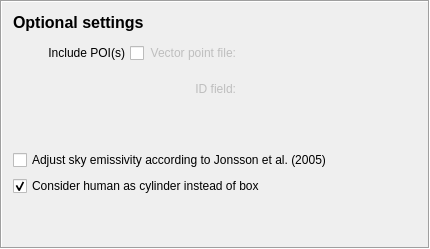
    <widget class="QFrame" name="frame_5">
     <property name="frameShape">
      <enum>QFrame::Box</enum>
     </property>
     <property name="frameShadow">
      <enum>QFrame::Sunken</enum>
     </property>
     <layout class="QGridLayout" name="gridLayout_16">
      <item row="8" column="0" colspan="3">
       <widget class="QCheckBox" name="CheckBoxElvis">
        <property name="toolTip">
         <string>Tick this box to include adjustment (0.04) of sky emissivity which was present in the earlier versions of the SOLWEIG model (not recommended).</string>
        </property>
        <property name="text">
         <string>Adjust sky emissivity according to Jonsson et al. (2005)</string>
        </property>
        <property name="checked">
         <bool>false</bool>
        </property>
       </widget>
      </item>
      <item row="10" column="0">
       <spacer name="verticalSpacer_3">
        <property name="orientation">
         <enum>Qt::Vertical</enum>
        </property>
        <property name="sizeHint" stdset="0">
         <size>
          <width>20</width>
          <height>40</height>
         </size>
        </property>
       </spacer>
      </item>
      <item row="9" column="0" colspan="3">
       <widget class="QCheckBox" name="CheckBoxBox">
        <property name="toolTip">
         <string>Consider human as cylinder instead of box ||Tick this box to consider man as a cylinder instead of a box according to Holmer at al. (2015).</string>
        </property>
        <property name="text">
         <string>Consider human as cylinder instead of box</string>
        </property>
        <property name="checked">
         <bool>true</bool>
        </property>
       </widget>
      </item>
      <item row="0" column="0">
       <widget class="QLabel" name="label_29">
        <property name="text">
         <string>&lt;!DOCTYPE HTML PUBLIC &quot;-//W3C//DTD HTML 4.0//EN&quot; &quot;http://www.w3.org/TR/REC-html40/strict.dtd&quot;&gt;
&lt;html&gt;&lt;head&gt;&lt;meta name=&quot;qrichtext&quot; content=&quot;1&quot; /&gt;&lt;style type=&quot;text/css&quot;&gt;
p, li { white-space: pre-wrap; }
&lt;/style&gt;&lt;/head&gt;&lt;body style=&quot; font-family:'MS Shell Dlg 2'; font-size:8pt; font-weight:400; font-style:normal;&quot;&gt;
&lt;p style=&quot; margin-top:0px; margin-bottom:0px; margin-left:0px; margin-right:0px; -qt-block-indent:0; text-indent:0px;&quot;&gt;&lt;span style=&quot; font-size:12pt; font-weight:600;&quot;&gt;Optional settings&lt;/span&gt;&lt;/p&gt;&lt;/body&gt;&lt;/html&gt;</string>
        </property>
       </widget>
      </item>
      <item row="3" column="2">
       <widget class="QWidget" name="widgetPointLayer" native="true">
        <property name="enabled">
         <bool>false</bool>
        </property>
        <property name="minimumSize">
         <size>
          <width>175</width>
          <height>30</height>
         </size>
        </property>
        <property name="layoutDirection">
         <enum>Qt::LeftToRight</enum>
        </property>
        <layout class="QGridLayout" name="gridLayout_7"/>
       </widget>
      </item>
      <item row="3" column="0">
       <widget class="QCheckBox" name="checkboxUsePOI">
        <property name="toolTip">
         <string>&lt;html&gt;&lt;head/&gt;&lt;body&gt;&lt;p&gt;By ticking in the option to include POIs (Point of Interest), a vector point layer can be added and full model output are written out to text files for the specific POI. Multiple POIs can be used by including many points in the vector file. See the full manual for more information. &lt;/p&gt;&lt;/body&gt;&lt;/html&gt;</string>
        </property>
        <property name="layoutDirection">
         <enum>Qt::RightToLeft</enum>
        </property>
        <property name="text">
         <string>Include POI(s)</string>
        </property>
       </widget>
      </item>
      <item row="4" column="2">
       <widget class="QWidget" name="widgetPOIField" native="true">
        <property name="enabled">
         <bool>false</bool>
        </property>
        <property name="minimumSize">
         <size>
          <width>125</width>
          <height>30</height>
         </size>
        </property>
        <property name="layoutDirection">
         <enum>Qt::LeftToRight</enum>
        </property>
        <layout class="QGridLayout" name="gridLayout_15"/>
       </widget>
      </item>
      <item row="4" column="1">
       <widget class="QLabel" name="label_35">
        <property name="enabled">
         <bool>false</bool>
        </property>
        <property name="text">
         <string>ID field:</string>
        </property>
        <property name="alignment">
         <set>Qt::AlignRight|Qt::AlignTrailing|Qt::AlignVCenter</set>
        </property>
       </widget>
      </item>
      <item row="3" column="1">
       <widget class="QLabel" name="label_34">
        <property name="enabled">
         <bool>false</bool>
        </property>
        <property name="text">
         <string>Vector point file:</string>
        </property>
        <property name="alignment">
         <set>Qt::AlignRight|Qt::AlignTrailing|Qt::AlignVCenter</set>
        </property>
       </widget>
      </item>
      <item row="7" column="0">
       <spacer name="verticalSpacer_10">
        <property name="orientation">
         <enum>Qt::Vertical</enum>
        </property>
        <property name="sizeHint" stdset="0">
         <size>
          <width>20</width>
          <height>40</height>
         </size>
        </property>
       </spacer>
      </item>
     </layout>
     <zorder>CheckBoxBox</zorder>
     <zorder>label_29</zorder>
     <zorder>CheckBoxElvis</zorder>
     <zorder>verticalSpacer_3</zorder>
     <zorder>widgetPointLayer</zorder>
     <zorder>widgetPOIField</zorder>
     <zorder>label_34</zorder>
     <zorder>label_35</zorder>
     <zorder>checkboxUsePOI</zorder>
     <zorder>verticalSpacer_10</zorder>
    </widget>
